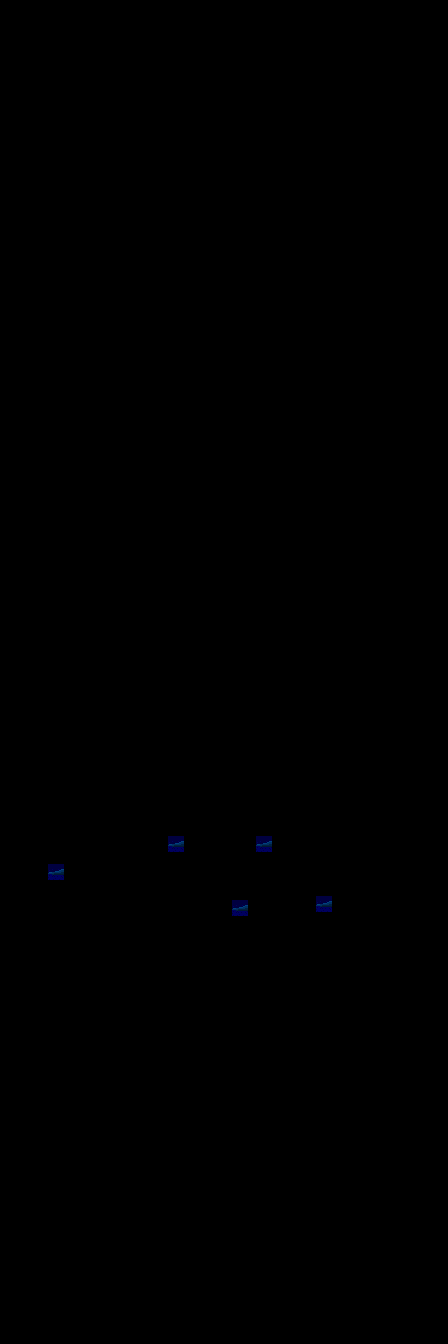

A level layout from a 2D game, rendered from its tile map. Below: a short description, then the map file with tile-grid data replaced by summaries:
An orthogonal 112x336 tile map with 4x4 px tiles, 1 tile layer (Tile Layer 1).

<map version="1.0" orientation="orthogonal" renderorder="right-down" width="112" height="336" tilewidth="4" tileheight="4" nextobjectid="1">
 <tileset firstgid="1" name="tiles" tilewidth="16" tileheight="16" tilecount="360" columns="15">
  <image source="../../upwell/Assets/SpritesAndAnimations/Platforms/tiles.png" width="240" height="384" />
 </tileset>
 <layer name="Tile Layer 1" width="112" height="336">
  <data>[37632 cells, 5 non-empty, 1 distinct tile ids]</data>
 </layer>
</map>
